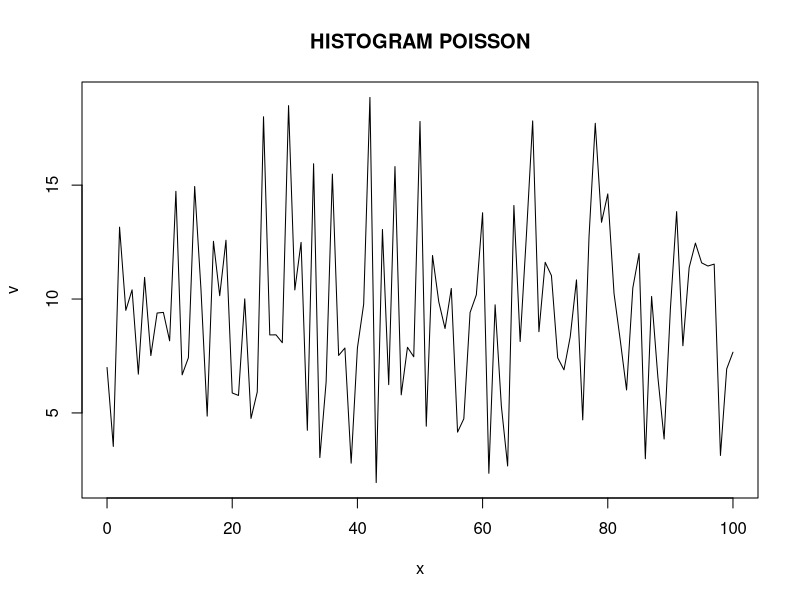

Recreate this plot in R.
x <- 2
v <- 10

# a
ans <- dchisq(x, v, ncp = 0, log = FALSE)

# b
set.seed(100)
curve(result <- rchisq(x, v, ncp = 0), from = 0, to = 100 ,xlab='x', ylab="v", main="HISTOGRAM POISSON")

# c

rataan <- v
varian <- 2 * v